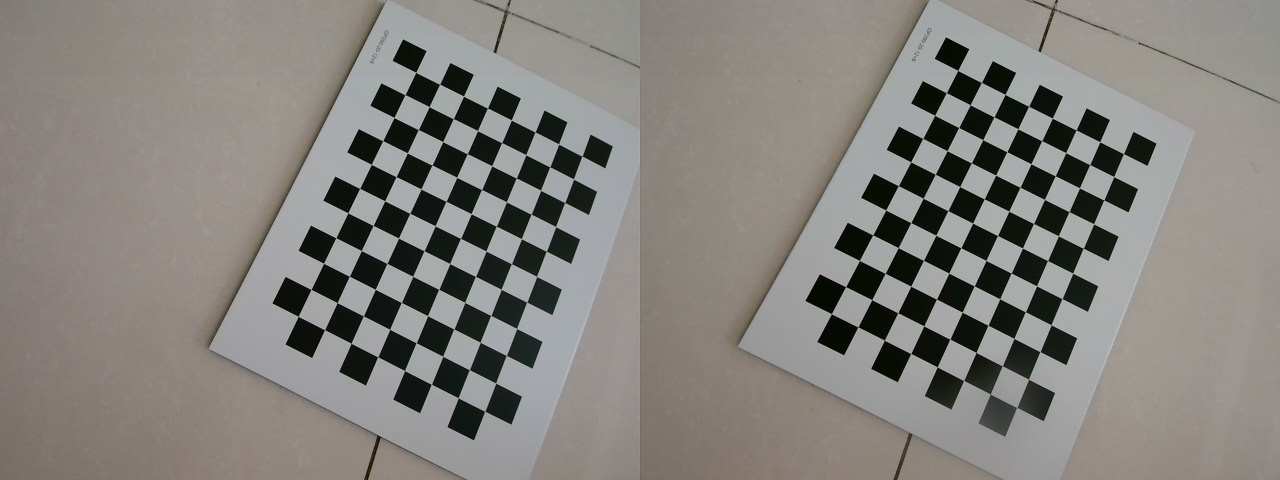
#> input picture stereo/images_640x480/WIN_20251207_14_55_08_Pro.jpg, 1280 x 480 px; its folder holds 5 pictures in this run
$ jupyter execute --allow-errors calibra.ipynb   (older library calls are emulated)
#> lines starting #> are read from the running program, lines starting #| are printed output that depends on the picture; after the words box and inside, x2 and y2 are one past the last pixel; in counts of white or black regions, pixels touching at a corner belong together; long printed decimals are rounded
### calibration_libs/utils.py

import cv2
import numpy as np

#检测棋盘格角点并返回
def get_chess_corners(img, chess_size, draw_flag=True):
    """检测棋盘格角点并返回
    >>> 输入为左右图像、棋盘格大小、是否绘制检测结果默认为True
    >>> 正常返回值：是否检测到的标志Bool类型; 棋盘角点: shape:(col*row, 1, 2), col约定为标定板长边
    """
    draw_img = img.copy()
    if len(img.shape) == 3:
        gray = cv2.cvtColor(img, cv2.COLOR_BGR2GRAY)

    ret, corners = cv2.findChessboardCorners(img, chess_size, None)

    if(ret):
        criteria = (cv2.TERM_CRITERIA_EPS + cv2.TERM_CRITERIA_MAX_ITER, 30, 0.001)
        corners = cv2.cornerSubPix(gray, corners, (11,11), (-1,-1), criteria)

        if draw_flag == True:
            cv2.drawChessboardCorners(draw_img, chess_size, corners, ret)

    return ret ,corners, draw_img

# [114 lines left out: functions get_chess_corners_world, img_to_world_by_dis, world_to_img_l, vis_disparity, toOpen3dCloud, depth2xyzmap, not called in this run]

### calibration_libs/ccalibration.py
#!/usr/bin/env python
# -*- coding: utf-8 -*-

import numpy as np
import cv2
import sys
import os

class CCameraCalibration:

    def __init__(self):
        """相机的标定类，OpenCV的版本建议在4.5.0以上
        >>> 立体标定输入：合在一起的左右图像，文件名必须为数字+.jpg 如：1.jpg
        >>> 单目相机的标定相关函数都带有前缀名monocular
        >>> 单目相机标定：已集成
        """

        self.images_path = ' '     #图像路径初始化
        self._width = 1280  #图像的宽度
        self._height = 480  #图像的高度
        self._stereoMode = True     #是否使用立体标定
        self._imagesReady = False; self.file_flag = False   #文件读取的标志位
        self._chessCellLen = 24.6   #棋盘格单元的大小，单位mm
        self._chessSize = [4,6]     #棋盘格的尺寸
        self._imagesMerge = []      #标定图像的列表，读取后的文件存储于此

        #标定后得到的左右相机的参数字典，以及公共参数
        self._leftParameters = dict()
        self._rightParameters = dict()
        self._stereoCommParameters = dict()

        self._imageSize = (self._width//2, self._height)    #单副左图或右图像的大小

        #**********************************************$#
        #以下为单目标定的变量
        self._monocular_path = ''
        self._monocular_images = []
        self._monocular_image_width = 640
        self._monocular_image_height = 480
        self._monocular_chessCellLen = 24.6 #mm
        self._monocular_chessSize = [4,6]
        self._monocular_images_num = 10
        self._monocular_mode = 'square'
        self._monocular_file_flag = False
        self._monocular_image_ready = False
        self._monocularParameters = dict()
        self._monocular_calibration_finished = False


    def print_p(self):
        """打印左右图像的内参数矩阵，以及重投影矩阵;只针对立体标定
        """
        print("左图对应相机的内参..................................")
        print(self._leftParameters['cameraMatrix'])
        print("\n右图对应相机的内参..................................")
        print(self._rightParameters['cameraMatrix'])
        print("\n重投影矩阵Q..................................")
        print(self._stereoCommParameters['Q'])

    #从标定文件中读取参数文件
    # [4 lines left out: function from_file_read, not called in this run]

    #设置标定文件路径、数量、图像尺寸、标定板大小、单元实际长度
    def set_calibration_images(self, images_path, numbers=10, height=480, width=1280, size=[4,6], length=24.6):
        """只针对立体标定；
        设置标定图像文件路径、数量、图像尺寸、标定板大小、单元实际长度mm
        """

        # 1. 检查文件夹是否存在
        if not os.path.isdir(images_path):
            print(f"错误：路径 '{images_path}' 不是一个有效的文件夹。")

        listd = os.listdir(images_path)

        #重置变量
        self.images_path = images_path
        self._imagesMerge = []
        self._height = height; self._width = width; self._chessSize = size; self._chessCellLen=length

        #如果存在立体标定的文件就进行读取
        if listd.count('left.npy')==1  and  listd.count('right.npy')==1 and listd.count('right.npy')==1:
            self.from_file_read(images_path)
            self.file_flag = True

        #读取标定图片
        # 定义所有可接受的扩展名集合（使用小写）
        valid_extensions = {'.jpg', '.png', '.bmp', '.jpeg', '.gif'}
        image_files = []

        for item_name in os.listdir(images_path):
            # 3. 构造完整路径并检查它是否是文件
            full_path = os.path.join(images_path, item_name)
            if os.path.isfile(full_path):
                # 4. 获取文件的扩展名并转换为小写（以便不区分大小写地匹配）
                # os.path.splitext(path) 将路径分割为 (root, ext)
                root, ext = os.path.splitext(item_name)

                # 5. 检查扩展名是否在有效列表中
                if ext.lower() in valid_extensions:
                    # 只添加文件名（不包含路径）
                    image_files.append(item_name)

        if len(image_files)<numbers:
            print("标定图像的数量不达标, 退出..........")
            return

        print(image_files)
        for img_name in image_files:
            img = cv2.imread(os.path.join(images_path, img_name), 1)
            self._imagesMerge.append(img)

        self._imagesReady = True#设置文件读取完毕标志位

    def stereo_calibration(self, use_c_file = False, reversal=False):
        """只针对立体标定；
        >>> 形参：use_c_file设置为True表示尝试读取标定文件以避免重复标定，一般为True
        >>> 得到的标定参数的说明
        >>> 左相机： 相机内参：_leftParameters["cameraMatrix"]； 畸变向量：_leftParameters["distCoeffs"]
        >>>         矫正+校正映射： _leftParameters["map1"]； _leftParameters["map2"]
        >>> “
        >>> 右相机： 相机内参：_rightParameters["cameraMatrix"]； 畸变向量：_rightParameters["distCoeffs"]
        >>>         矫正+校正映射： _rightParameters["map1"]； _rightParameters["map2"]
        >>> '
        >>> 公共参数：重投影矩阵： _stereoCommParameters["Q"]； 旋转：key->"R"； 平移； key->"T"
        """

        if self._stereoMode != True or self._imagesReady!=True:
            print("stereoMode is not be set True or no calibration's images recevied !!")
            return
        if self.file_flag == True and use_c_file == True:
            print('you have calibrated !')
            return
        #得到左右拆分图像
        src_left = [] ; src_right = []
        for i in range(0, len(self._imagesMerge)):
            item = self._imagesMerge[i]
            left = item[0:self._height, 0: self._width//2]
            right = item[0:self._height, self._width//2: self._width]
            leftg = cv2.cvtColor(left, cv2.COLOR_RGBA2GRAY)
            rightg = cv2.cvtColor(right, cv2.COLOR_RGBA2GRAY)
            src_left.append(leftg); src_right.append(rightg)

        #棋盘格上角点的真实坐标
        objp = np.zeros((self._chessSize[0]*self._chessSize[1],3), np.float32)
        for i in range(0, self._chessSize[1]):#row
            for j in range(0, self._chessSize[0]): #col
                point = [j*self._chessCellLen, i*self._chessCellLen, 0.]
                objp[i*self._chessSize[0]+j][0] = point[0]
                objp[i*self._chessSize[0]+j][1] = point[1]
                objp[i*self._chessSize[0]+j][2] = point[2]
        apoints = objp


        # termination criteria， 迭代的终止条件
        criteria = (cv2.TERM_CRITERIA_EPS + cv2.TERM_CRITERIA_MAX_ITER, 30, 0.001)
        img_points_left = []
        img_points_right = []

        objectpoints = [] #存储每一个棋盘格真实坐标的列表
        for i in range(0, len(self._imagesMerge)):
            # Find the chess board corners
            col = self._chessSize[0]; row = self._chessSize[1]
            ret_l, corners_left = cv2.findChessboardCorners(src_left[i], (col,row), None)
            ret_r, corners_right = cv2.findChessboardCorners(src_right[i], (col,row), None)
            if(ret_l == True and ret_r == True):
                # corners_left = cv2.cornerSubPix(src_left[i],corners_left, (11,11), (-1,-1), criteria)
                # corners_left = cv2.cornerSubPix(src_left[i],corners_left, (11,11), (-1,-1), criteria)
                if not reversal:
                    img_points_left.append(corners_left)
                    img_points_right.append(corners_right)
                else:
                    img_points_left.append(corners_right)
                    img_points_right.append(corners_left)

                objectpoints.append(apoints)


        # 单独标定左右摄像头, reversal 反转左右的定义
        _ret_l, mtx_l, dist_l, _rvecs_l, _tvecs_l = cv2.calibrateCamera(objectpoints, img_points_left, src_left[0].shape[::-1], None, None)
        _ret_r, mtx_r, dist_r, _rvecs_r, _tvecs_r = cv2.calibrateCamera(objectpoints, img_points_right, src_right[0].shape[::-1], None, None)

        # print(mtx_l)

        #单独畸变矫正，得到单独的畸变矫正映射
        map_sl1, map_sl2 = cv2.initUndistortRectifyMap(mtx_l, dist_l, None, None, src_left[0].shape[::-1], cv2.CV_16SC2)
        map_sr1, map_sr2 = cv2.initUndistortRectifyMap(mtx_r, dist_r, None, None, src_right[0].shape[::-1], cv2.CV_16SC2)
        self._leftParameters["map_s1"] = map_sl1; self._leftParameters["map_s2"] = map_sl2
        self._rightParameters["map_s1"] = map_sr1; self._rightParameters["map_s2"] = map_sr2


        #立体标定摄像头
        imageSize = src_right[0].shape[::-1]
        _retval, cameraMatrix1, distCoeffs1, cameraMatrix2, distCoeffs2, R, T, E, F = \
        cv2.stereoCalibrate(objectpoints, img_points_left, img_points_right, \
        mtx_l, dist_l, mtx_r, dist_r, imageSize	)


        # 3D校正
        R1, R2, P1, P2, Q, validPixROI1, validPixROI2 = \
        cv2.stereoRectify(cameraMatrix1, distCoeffs1, cameraMatrix2, distCoeffs2, imageSize, R, T)

        mapl1, mapl2 = cv2.initUndistortRectifyMap(cameraMatrix1, distCoeffs1,\
         R1, P1, imageSize, cv2.CV_16SC2)
        mapr1, mapr2 = cv2.initUndistortRectifyMap(cameraMatrix2, distCoeffs2,\
         R2, P2, imageSize, cv2.CV_16SC2)
        # print(Q)
        # print(cameraMatrix1)

        self._leftParameters["map1"] = mapl1; self._leftParameters["map2"] = mapl2
        self._leftParameters["cameraMatrix"] = cameraMatrix1; self._leftParameters["distCoeffs"]=distCoeffs1

        self._rightParameters["map1"] = mapr1; self._rightParameters["map2"] = mapr2
        self._rightParameters["cameraMatrix"] = cameraMatrix2; self._rightParameters["distCoeffs"]=distCoeffs2

        self._stereoCommParameters["Q"] = Q; self._stereoCommParameters["R"] = R; self._stereoCommParameters["T"] = T
        self._imageSize = imageSize
        #存储参数文件
        np.save(os.path.join(self.images_path, 'left.npy'), self._leftParameters)
        np.save(os.path.join(self.images_path, 'right.npy'), self._rightParameters)
        np.save(os.path.join(self.images_path, 'comm.npy'), self._stereoCommParameters)

    # [18 lines left out: function calc_map_by_matrix, not called in this run]


        #从标定文件中读取参数文件


    #*************以下为单目相机的标定函数，主要得到相机的内参数、畸变向量等***************#
    def monocular_print(self):
        print('\n','Internal matrix IS', '\n', self._monocularParameters["cameraMatrix"], '\n')
        print('Distortion vector is', '\n', self._monocularParameters["distCoeffs"], '\n')

    def monocular_from_file_read(self, path, c_file_name = 'monocular.npy'):
        self._monocularParameters  = np.load(path + c_file_name, allow_pickle=True).item()

    # [136 lines left out: functions monocular_set_calibration_images, monocular_calibration, monocular_remap, not called in this run]

### stereo/calibra.ipynb
[cell 1]
import sys
import os
import shutil

_module_path = os.path.abspath("../")
print(_module_path)
sys.path.append(_module_path)

[cell 2]
import cv2
import numpy as np
import matplotlib.pyplot as plt
from calibration_libs.ccalibration import CCameraCalibration
from calibration_libs.creconstruction import Reconstruction
from  calibration_libs.creconstruction import  Calc3DPose
from calibration_libs.cccparameters import CParameters

[cell 3]
from calibration_libs.utils import get_chess_corners, get_chess_corners_world, img_to_world_by_dis, world_to_img_l, vis_disparity

[cell 4]
def clear_folder(folder):
    for name in os.listdir(folder):
        path = os.path.join(folder, name)
        if os.path.isfile(path) or os.path.islink(path):
            os.remove(path)
        elif os.path.isdir(path):
            shutil.rmtree(path)

[cell 5]
images_path =  os.path.abspath('./images_640x480')

[cell 6]
# 标定板参数
chessSize=[11, 8] # col, row, 长边设置为col, 短边row , col作为x轴， row作为y轴
chessCellLen=20

[cell 7]
#相机标定类
mycc = CCameraCalibration()  #初始化
mycc.set_calibration_images(images_path, 15, 480, 1280, size=chessSize, length=chessCellLen) #设置标定图像的路径和图片数量

[cell 8]
mycc.stereo_calibration(True, reversal=False) #进行双目立体标定，得到内参矩阵、畸变系数、重映射矩阵map、重投影矩阵Q等
#> (the rest of this cell did not finish here and is left out)

[cell 9]
# 批量生成校正图，以给其它算法使用, 包括 merge、left、right
if False:
    _valid_extensions = {'.jpg', '.png', '.bmp', '.jpeg', '.gif'}
    _image_files = []

    for _item_name in os.listdir(images_path):
        _full_path = os.path.join(images_path, _item_name)
        if os.path.isfile(_full_path):
            _root, _ext = os.path.splitext(_item_name)
            if _ext.lower() in _valid_extensions:
                _image_files.append(_item_name)

    _left_path = "./imgs_left_rectify"; os.makedirs(_left_path, exist_ok=True)
    _right_path = "./imgs_right_rectify"; os.makedirs(_right_path, exist_ok=True)
    _merge_path = "./imgs_merge_rectify"; os.makedirs(_merge_path, exist_ok=True)

    clear_folder(_left_path)
    clear_folder(_right_path)
    clear_folder(_merge_path)

    print(_image_files)
    for _img_name in _image_files:
        img_merge = cv2.imread(os.path.join(images_path, _img_name), 1)
        _height, _width, _c = img_merge.shape
        _left_src = img_merge[:, 0: _width//2] #拆分左右图像
        _right_src = img_merge[:, _width//2:]

        _left_rectify = cv2.remap(_left_src, mycc._leftParameters["map1"], mycc._leftParameters["map2"], cv2.INTER_LINEAR)
        _right_rectify = cv2.remap(_right_src, mycc._rightParameters["map1"], mycc._rightParameters["map2"], cv2.INTER_LINEAR)
        _img_merge_rectify =  cv2.hconcat([_left_rectify, _right_rectify]) #合并校正后图像

        _save_name = _img_name.split('.')[0] + ".png" # 以png保存
        cv2.imwrite(os.path.join(_left_path, _save_name), _left_rectify)
        cv2.imwrite(os.path.join(_right_path, _save_name), _right_rectify)
        cv2.imwrite(os.path.join(_merge_path, _save_name), _img_merge_rectify)

[cell 10]
# 立体校正
img_src = cv2.imread('./images_640x480/WIN_20251207_14_55_08_Pro.jpg')
#> img_src is the input picture: shape (480, 1280, 3); mean B, G, R 125.7, 130.2, 132.9
print("图像形状:", img_src.shape)
#| 图像形状: (480, 1280, 3)
_height, _width, _c = img_src.shape
left_src = img_src[:, 0: _width//2] #拆分左右图像
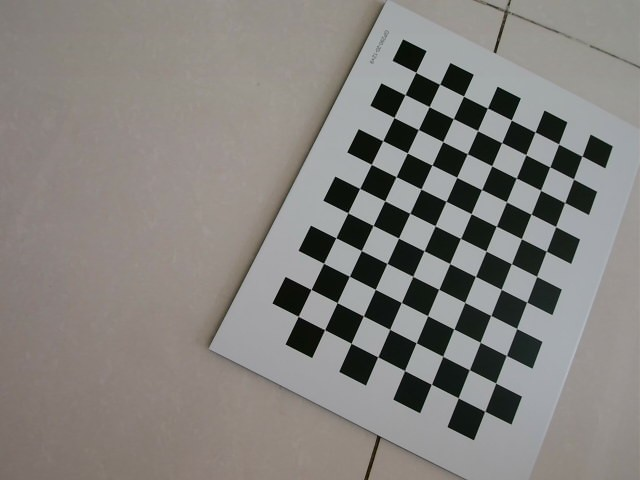
#> left_src: shape (480, 640, 3); mean B, G, R 125.8, 129.4, 132.3
right_src = img_src[:, _width//2:]
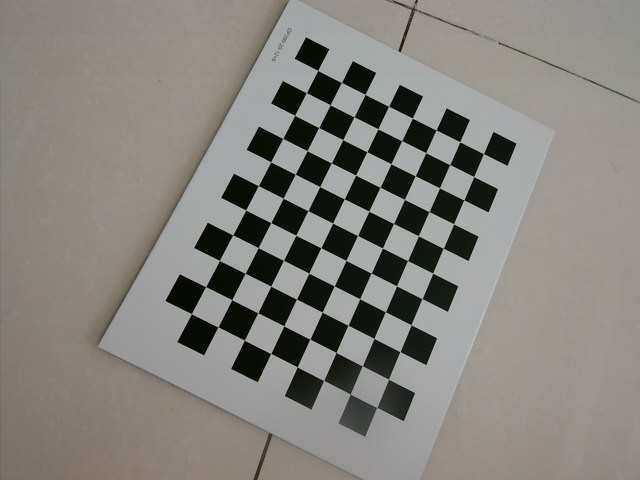
#> right_src: shape (480, 640, 3); mean B, G, R 125.6, 131, 133.5

#立体校正
#> (the rest of this cell did not finish here and is left out)

[cell 11]
# 对齐校验

[cell 12]
_ret, left_src_corners, _left_src_corners_draw = get_chess_corners(left_src, chessSize, draw_flag=True)
#> in get_chess_corners, `ret, corners = cv2.findChessboardCorners(img, chess_size, None)`: ret = True; corners = 88 rows, first 8: [581.9, 156.1], [573.5, 179], [564.7, 202.6], [555.6, 226.5], [546.4, 251.2], [536.7, 276.5], [526.8, 302], [516.6, 328.5]
#> in get_chess_corners, `corners = cv2.cornerSubPix(gray, corners, (11,11), (-1,-1), criteria)`: corners = 88 rows, first 8: [582, 156.1], [573.5, 179], [564.7, 202.5], [555.6, 226.6], [546.3, 251.2], [536.6, 276.4], [526.7, 302.1], [516.6, 328.4]
#> left_src_corners has the same summary as corners in get_chess_corners
_ret, right_src_corners, _right_src_corners_draw = get_chess_corners(right_src, chessSize, draw_flag=True)
#> call 2 of get_chess_corners, with draw_flag = True
#> in get_chess_corners (call 2), `ret, corners = cv2.findChessboardCorners(img, chess_size, None)`: corners = 88 rows, first 8: [483.4, 153.5], [473.6, 176.3], [463.9, 200], [453.6, 223.9], [443, 248.3], [433, 272.9], [422, 298.6], [411, 325]
#> in get_chess_corners (call 2), `corners = cv2.cornerSubPix(gray, corners, (11,11), (-1,-1), criteria)`: corners = 88 rows, first 8: [483.5, 153.6], [473.7, 176.6], [463.8, 199.9], [453.6, 223.8], [443.3, 248.3], [432.7, 273.2], [421.9, 298.6], [411.2, 324.8]
#> in get_chess_corners (call 2), `cv2.drawChessboardCorners(draw_img, chess_size, corners, ret)`:
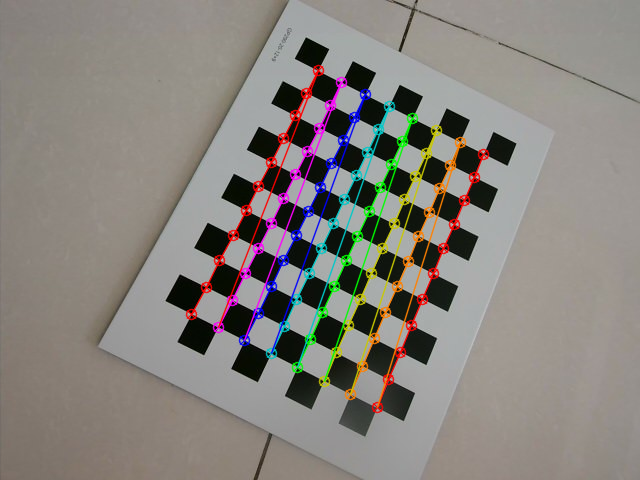
#> draw_img: shape (480, 640, 3); mean B, G, R 125.5, 131.1, 135.3
#> right_src_corners has the same summary as corners in get_chess_corners
_src_draw_concat = cv2.hconcat([_left_src_corners_draw, _right_src_corners_draw]) #合并绘图
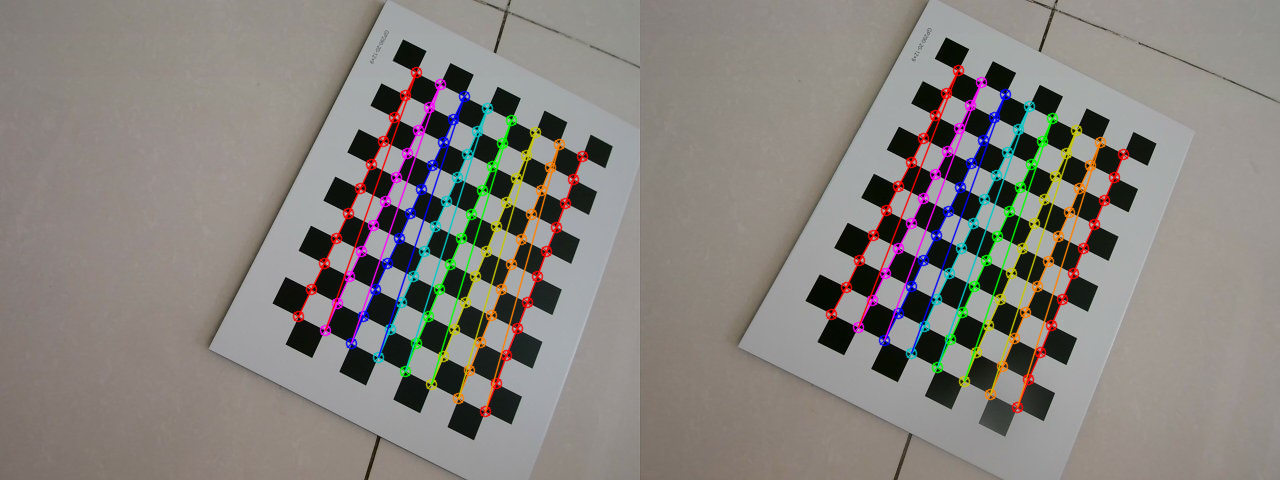
#> _src_draw_concat: shape (480, 1280, 3); mean B, G, R 125.5, 130.2, 134.6

# remap 图
#> (the rest of this cell did not finish here and is left out)

[cell 13]
# 角点检测图
plt.figure(figsize=(10,8))
plt.subplot(2, 1, 1)
plt.imshow(cv2.cvtColor(_src_draw_concat, cv2.COLOR_BGR2RGB))
plt.title("Src")

plt.subplot(2, 1, 2)
#> (the rest of this cell did not finish here and is left out)

[cell 14]
# 绘制水平线，挑选长边竖直的图像绘制
## 原图
_draw_src = img_src.copy()
_width = _draw_src.shape[1]
_points_src_left = left_src_corners[:chessSize[0],:,:] # shape: (col 1 2)
_points_src_right = right_src_corners[:chessSize[0],:,:] # shape: (col 1 2)

_src_error = 0.0
for _point_left, _point_right in zip(_points_src_left, _points_src_right):
    _pt1 = (int(_point_left[0][0]), int(_point_left[0][1]))
    _pt2 = (_width-1, int(_point_left[0][1]))
    _src_error += abs(_point_left[0][1] - _point_right[0][1])
    cv2.line(_draw_src, _pt1, _pt2, (0,0,255), thickness=1)
#> this loop made 11 passes
#> (_point_left, _point_right) on passes 1 to 11: ([[582, 156.1]], [[483.5, 153.6]]), ([[573.5, 179]], [[473.7, 176.6]]), ([[564.7, 202.5]], [[463.8, 199.9]]), ([[555.6, 226.6]], [[453.6, 223.8]]), ([[546.3, 251.2]], [[443.3, 248.3]]), ([[536.6, 276.4]], [[432.7, 273.2]]), ([[526.7, 302.1]], [[421.9, 298.6]]), ([[516.6, 328.4]], [[411.2, 324.8]]), ([[506.3, 355.5]], [[400, 351.6]]), ([[495.7, 383]], [[388.5, 379.2]]), ([[484.7, 411.3]], [[376.8, 407.4]])
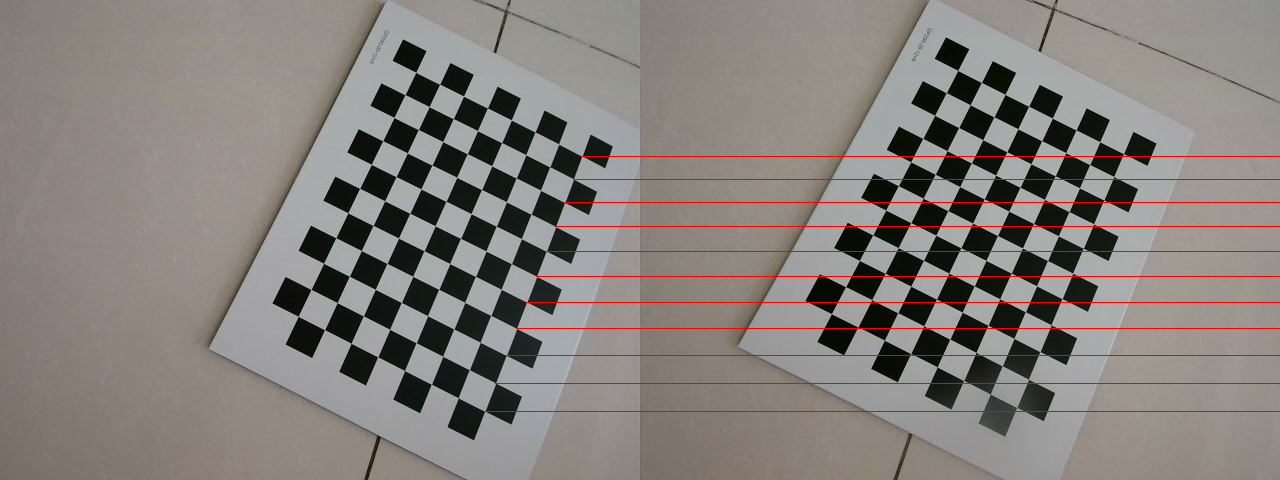
#> _draw_src: shape (480, 1280, 3); 1.33% of pixels changed, all inside (x1, y1, x2, y2) = (484, 156, 1280, 412)
print("原图在y坐标上的总误差(绝对值之和): ", _src_error)
#| 原图在y坐标上的总误差(绝对值之和):  35.191

## remap后
#> (the rest of this cell did not finish here and is left out)
